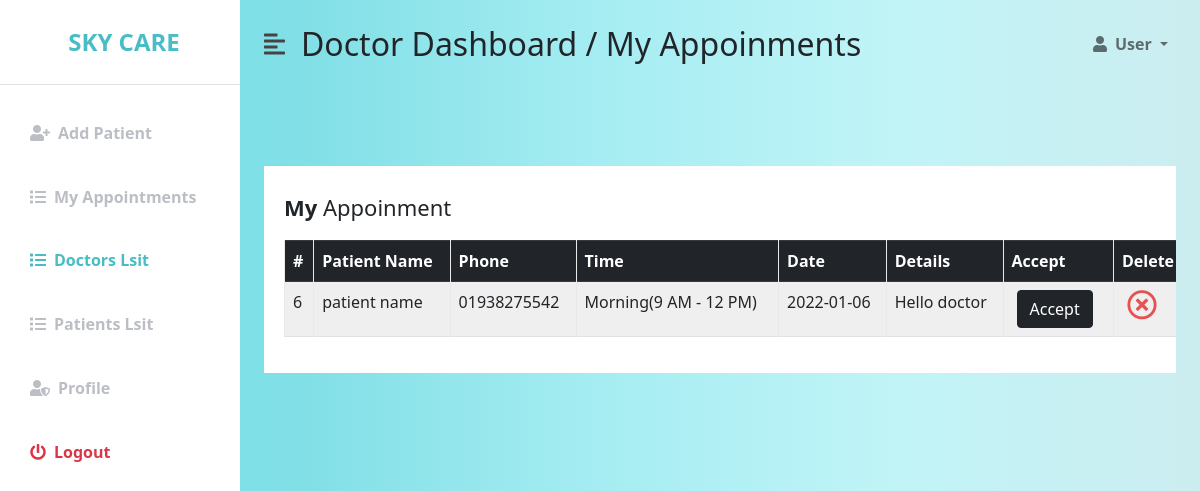
The page /admin_panel/doctor/my_appointments_doctor.php (signed in) on the database its author committed.
### tables this page shows
CREATE TABLE `apoinment` (
  `id` int(100) NOT NULL,
  `name` varchar(100) NOT NULL,
  `phone` varchar(100) NOT NULL,
  `email` varchar(100) NOT NULL,
  `specialist` varchar(100) NOT NULL,
  `patient_id` varchar(100) NOT NULL,
  `doctor_id` varchar(100) NOT NULL,
  `time` varchar(100) NOT NULL,
  `date` varchar(100) NOT NULL,
  `message` varchar(360) NOT NULL,
  `accept` varchar(100) NOT NULL
);

CREATE TABLE `patient` (
  `id` int(11) NOT NULL,
  `name` varchar(100) NOT NULL,
  `email` varchar(200) NOT NULL,
  `password` varchar(100) NOT NULL,
  `phone` varchar(100) NOT NULL,
  `age` varchar(100) NOT NULL,
  `blood` varchar(100) NOT NULL,
  `gender` varchar(100) NOT NULL,
  `address` varchar(300) NOT NULL,
  `city` varchar(100) NOT NULL
);

### admin_panel/doctor/my_appointments_doctor.php (the view, shortened to what this page needs)
<?php
include("db.php");
  $email = $_SESSION['email'];
  $sql="select * from doctor where email='$email'";
  $data =mysqli_query($conn,$sql);
  $result = mysqli_fetch_assoc($data);
?>
<!DOCTYPE html>
<html lang="en">
<head>
    <link href="../../plugins/bootstrap/bootstrap_5.min.css" rel="stylesheet" />
    <link rel="stylesheet" href="https://cdnjs.cloudflare.com/ajax/libs/font-awesome/5.15.3/css/all.min.css" />
    <link rel="stylesheet" href="../../css/admin_panel_style.css" />
</head>
<body>
    <div class="d-flex" id="wrapper">
        <div class="bg-white" id="sidebar-wrapper">
            <div class="sidebar-heading text-center py-4 primary-text fs-4 fw-bold text-uppercase border-bottom">Sky Care</div>
            <div class="list-group list-group-flush my-3">
                <a href="add_patient_doctor.php" class="list-group-item list-group-item-action bg-transparent second-text fw-bold"><i
                class="fas fa-user-plus me-2"></i>Add Patient</a>
                 <a href="my_appointments_doctor.php" class="list-group-item list-group-item-action bg-transparent second-text fw-bold"><i
                      class="fas fa-list me-2"></i>My Appointments</a>
                <a href="doctors_list_doctor.php" class="list-group-item list-group-item-action bg-transparent second-text active"><i
                        class="fas fa-list me-2"></i>Doctors Lsit</a>
                <a href="patients_list_doctor.php" class="list-group-item list-group-item-action bg-transparent second-text fw-bold"><i
                        class="fas fa-list me-2"></i>Patients Lsit</a>
                <a href="profile_doctor.php" class="list-group-item list-group-item-action bg-transparent second-text fw-bold"><i
                        class="fas fa-user-shield me-2"></i>Profile</a>
                <a href="logout.php" class="list-group-item list-group-item-action bg-transparent text-danger fw-bold"><i
                        class="fas fa-power-off me-2"></i>Logout</a>
            </div>
        </div>
        <div id="page-content-wrapper">
            <nav class="navbar navbar-expand-lg navbar-light bg-transparent py-4 px-4">
                <div class="d-flex align-items-center">
                    <i class="fas fa-align-left primary-text fs-4 me-3" id="menu-toggle" style="color: #474343;"></i>
                    <h2 class="fs-2 m-0">Doctor Dashboard / My Appoinments</h2>
                </div>
                <div class="collapse navbar-collapse" id="navbarSupportedContent">
                    <ul class="navbar-nav ms-auto mb-2 mb-lg-0">
                        <li class="nav-item dropdown">
                            <a class="nav-link dropdown-toggle second-text fw-bold" href="#" id="navbarDropdown"
                                role="button" data-bs-toggle="dropdown" aria-expanded="false">
                                <i class="fas fa-user me-2"></i>User
                            </a>
                        </li>
                    </ul>
                </div>
            </nav>
            <div class="container-fluid px-4">
                <div class="row my-5">
                    <div class="container-xl">
                      <div class="table-responsive">
                          <div class="table-wrapper">
                              <div class="table-title">
                                  <div class="row">
                                      <div class="col-sm-8"><h2><b> My </b> Appoinment </h2></div>
                                      <div class="col-sm-4">
                                      </div>
                                  </div>
                              </div>
                                            <table class="table table-striped table-hover table-bordered">
                                  <thead>
                                      <tr class="table-dark">
                                          <th>#</th>
                                          <th>Patient Name</th>
                                          <th>Phone</th>
                                           <th>Time</th>
                                          <th>Date</th>
                                          <th>Details</th>
                                          <th>Accept</th>
                                          <th>Delete</th>
                                      </tr>
                                  </thead>
                                  <tbody>
                               <?php
                                $appoint_query ="SELECT * FROM apoinment";
                                 $appoint_data =mysqli_query($conn,$appoint_query);
                                while($appoint_list =mysqli_fetch_assoc($appoint_data)){
                                    $dd=$appoint_list['patient_id'];
                                  $patient_query ="SELECT * FROM patient WHERE id='$dd'";
                                 $patient_data =mysqli_query($conn,$patient_query);
                                while($patient_list =mysqli_fetch_assoc($patient_data)){
                                    if($appoint_list['doctor_id']==$result['id']){
                                     ?>
                                      <tr>
                                          <td><?php echo $appoint_list['id']; ?></td>
                                          <td><?php echo $patient_list['name']; ?></td>
                                         <td><?php echo $patient_list['phone']; ?></td>
                                          <td><?php echo $appoint_list['date']; ?></td>
                                          <td><?php echo $appoint_list['time']; ?></td>
                                          <td><?php echo $appoint_list['message']; ?></td>
                                          <td class="font-weight-bold text-primary">
                                          <?php if($appoint_list['accept']== 2){
                                            echo "Accepted";}
                                            else {
                                             echo "<a href='appointment_accept.php?id=$appoint_list[id]' class='btn btn-dark text-white' onclick='return checkdelete()'>Accept</a>";
                                          } ?>
                                          </td>
                                          <td>
                                            <?php echo "<a href='delete_appoinment.php?id=$appoint_list[id]' class='reject' title='Delete' data-toggle='tooltip'  onclick='return checkdelete()'  style='display: inline-block; margin: 0 5px'><i style='font-size: 30px;' class='far fa-times-circle'></i></a>" ?>
                                          </td>
                                      </tr>
                                   <?php } }}?>
                                  </tbody>
                                </table>
                          </div>
                      </div>
                  </div>
                </div>
            </div>
        </div>
        </div>
</body>
</html>

### css/admin_panel_style.css (style rules this page uses)
:root { --main-bg-color: #48bdc5; --main-text-color: #48bdc5; --second-text-color: #bbbec5; --second-bg-color: #fafafa; }
.primary-text { color: var(--main-text-color); }
.second-text { color: var(--second-text-color); }
#wrapper { overflow-x: hidden; background-image: linear-gradient( to right, #78e8f0, #81dfe6, #a5edf2, #c1f4f7, #ccedf0 ); }
#sidebar-wrapper { min-height: 100vh; margin-left: -15rem; -webkit-transition: margin 0.25s ease-out; -moz-transition: margin 0.25s ease-out; -o-transition: margin 0.25s ease-out; transition: margin 0.25s ease-out; }
#sidebar-wrapper .sidebar-heading { padding: 0.875rem 1.25rem; font-size: 1.2rem; }
#sidebar-wrapper .list-group { width: 15rem; }
#page-content-wrapper { min-width: 100vw; }
#menu-toggle { cursor: pointer; }
.list-group-item { border: none; padding: 20px 30px; }
.list-group-item.active { background-color: transparent; color: var(--main-text-color); font-weight: bold; border: none; }
@media (min-width: 768px) { #sidebar-wrapper { margin-left: 0; } }
@media (min-width: 768px) { #page-content-wrapper { min-width: 0; width: 100%; } }
.table-responsive { margin: 30px 0; }
.table-wrapper { min-width: 1000px; background: #fff; padding: 20px; box-shadow: 0 1px 1px rgba(0, 0, 0, 0.05); }
.table-title { padding-bottom: 10px; margin: 0 0 10px; min-width: 100%; }
.table-title h2 { margin: 8px 0 0; font-size: 22px; }
table.table tr th, table.table tr td { border-color: #e9e9e9; }
table.table-striped tbody tr:nth-of-type(odd) { background-color: #fcfcfc; }
table.table td:last-child { width: 130px; }
table.table td a { color: #a0a5b1; display: inline-block; margin: 0 5px; }
table.table td i { font-size: 19px; }
table.table td a.reject { color: rgb(230, 82, 82); }
.mb-3, .my-3 { margin-bottom: 1rem !important; }

### rows shown on the page
apoinment: id "6", date "Morning(9 AM - 12 PM)", time "2022-01-06", message "Hello doctor"
patient: name "patient name", phone "01938275542"
